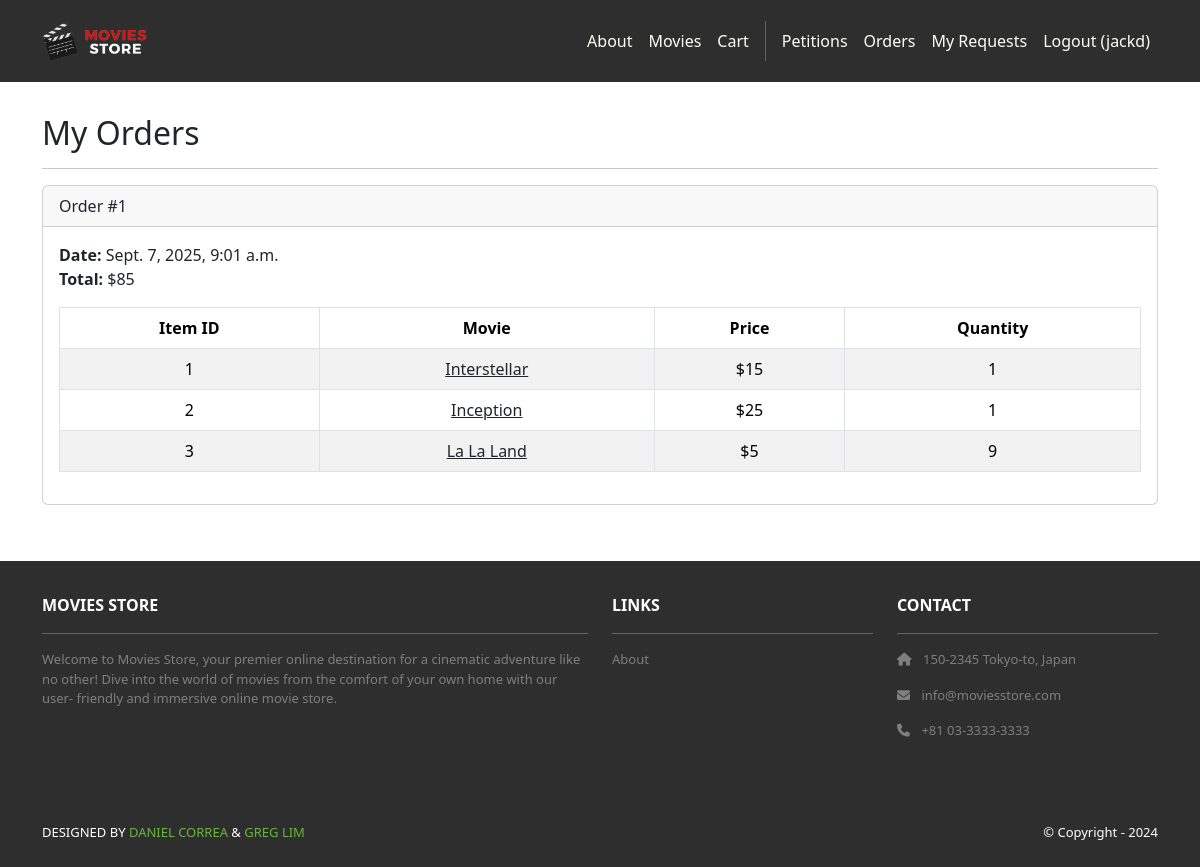
Page /accounts/orders/ (signed in) on the committed database.
### cart/models.py (models this page shows, shortened)
class Order(models.Model):
    id = models.AutoField(primary_key=True)
    total = models.IntegerField()
    date = models.DateTimeField(auto_now_add=True)
    user = models.ForeignKey(User, on_delete=models.CASCADE)

class Item(models.Model):
    id = models.AutoField(primary_key=True)
    order = models.ForeignKey(Order, on_delete=models.CASCADE)
    movie = models.ForeignKey('movies.Movie', on_delete=models.CASCADE)  # string reference avoids circular import
    price = models.IntegerField()
    quantity = models.IntegerField()
    location = models.CharField(max_length=3, choices=REGION_CHOICES)

### movies/models.py (models this page shows, shortened)
class Movie(models.Model):
    id = models.AutoField(primary_key=True)
    name = models.CharField(max_length=255)
    price = models.IntegerField()
    description = models.TextField()
    image = models.ImageField(upload_to='movie_images/')

### accounts/views.py (the view)
# urls.py: path('orders/', views.orders, name='accounts.orders'),
@login_required
def orders(request):
    template_data = {}
    template_data['title'] = 'Orders'
    template_data['orders'] = request.user.order_set.all()
    return render(request, 'accounts/orders.html',
        {'template_data': template_data})

### accounts/templates/accounts/orders.html
{% extends 'base.html' %}
{% block content %}
<div class="p-3">
  <div class="container">
    <div class="row mt-3">
      <div class="col mx-auto mb-3">
        <h2>My Orders</h2>
        <hr />
        {% for order in template_data.orders %}
        <div class="card mb-4">
          <div class="card-header">
            Order #{{ order.id }}
          </div>
          <div class="card-body">
            <b>Date:</b> {{ order.date }}<br />
            <b>Total:</b> ${{ order.total }}<br />
            <table class="table table-bordered table-striped text-center mt-3">
              <thead>
                <tr>
                  <th scope="col">Item ID</th>
                  <th scope="col">Movie</th>
                  <th scope="col">Price</th>
                  <th scope="col">Quantity</th>
                </tr>
              </thead>
              <tbody>
                {% for item in order.item_set.all %}
                <tr>
                  <td>{{ item.movie.id }}</td>
                  <td>
                    <a class="link-dark"
                      href="{% url 'movies.show' id=item.movie.id %}">
                      {{ item.movie.name }}
                    </a>
                  </td>
                  <td>${{ item.movie.price }}</td>
                  <td>{{ item.quantity }}</td>
                </tr>
                {% endfor %}
              </tbody>
            </table>
          </div>
        </div>
        {% endfor %}
      </div>
    </div>
  </div>
</div>
{% endblock content %}

### moviesstore/templates/base.html (shortened to what this page needs)
<!DOCTYPE html>
<html>
  {% load static %}
  <head>
    <link href="https://cdn.jsdelivr.net/npm/bootstrap@5.3.3/dist/css/bootstrap.min.css" rel="stylesheet">
    <link rel="stylesheet" href="{% static 'css/style.css' %}">
    <link rel="stylesheet" href="https://cdnjs.cloudflare.com/ajax/libs/font-awesome/6.1.1/css/all.min.css">
    <link rel="stylesheet" type="text/css" href="{% static 'css/style.css' %}">
  </head>
  <body>
    <nav class="p-3 navbar navbar-dark bg-dark
         navbar-expand-lg">
      <div class="container">
        <a class="navbar-brand"
           href="{% url 'home.index' %}">
          <img src="{% static 'img/logo.png' %}" alt="logo" height="40" />
        </a>
        <div class="collapse navbar-collapse" id="navbarNavAltMarkup">
          <div class="navbar-nav ms-auto navbar-ml">
            <a class="nav-link" href="{% url 'home.about' %}">About</a>
            <a class="nav-link" href="{% url 'movies.index' %}">Movies</a>
            <a class="nav-link" href="{% url 'cart.index' %}">Cart</a>
            {% if user.is_authenticated %}
            <a class="nav-link" href="{% url 'movies.view_petitions' %}">Petitions</a>
            <a class="nav-link"
              href="{% url 'accounts.orders' %}">Orders
            </a>
            <a class="nav-link" href="{% url 'movies.requests_index' %}">My Requests</a>
            <a class="nav-link" href="{% url 'accounts.logout' %}">Logout ({{ user.username }})</a>
            {% else %}
            <a class="nav-link" href="{% url 'accounts.login' %}">Login</a>
            <a class="nav-link" href="{% url 'accounts.signup' %}">Sign Up</a>
            {% endif %}
          </div>
        </div>
      </div>
    </nav>
    <div>
      {% block content %}
      {% endblock content %}
    </div>
    <section class="p-3 bg-dark ms-footer d-none d-md-block">
      <div class="container">
        <div class="row mt-3 text-white">
          <div class="col-md-6 col-lg-6 col-xl-6 mx-auto mb-4">
            <b>MOVIES STORE</b>
            <hr />
            <p>
              Welcome to Movies Store, your premier online
              destination for a cinematic adventure like no
              other! Dive into the world of movies from the
              comfort of your own home with our user-
              friendly and immersive online movie store.
            </p>
          </div>
          <div class="col-md-3 col-lg-3 col-xl-3 mx-auto mb-4">
            <b>LINKS</b>
            <hr />
            <p><a class="nav-link" href="{% url 'home.about' %}">
              About
            </a></p>
          </div>
          <div class="col-md-3 col-lg-3 col-xl-3 mx-auto mb-4">
            <b>CONTACT</b>
            <hr />
            <p><i class="fas fa-home me-2"></i>
              150-2345 Tokyo-to, Japan
            </p>
            <p><i class="fas fa-envelope me-2"></i>
              info@moviesstore.com
            </p>
            <p><i class="fas fa-phone me-2"></i>
              +81 03-3333-3333
            </p>
          </div>
        </div>
      </div>
    </section>
    <section class="p-3 ms-footer-bottom bg-dark">
      <div class="container d-flex justify-content-between">
        <div class="me-5 text-white">
          <span>DESIGNED BY
            <a href="https://www.x.com/danielgarax" target="_blank">DANIEL CORREA</a> &
            <a href="https://www.x.com/greglim81" target="_blank">GREG LIM</a>
          </span>
        </div>
        <div class="text-white">
          <span>© Copyright - 2024</span>
        </div>
      </div>
    </section>
  </body>
</html>

### moviesstore/static/css/style.css (style rules this page uses)
.navbar a.nav-link { color: #FFFEF6 !important; }
.bg-dark { background-color: #2E2E2E !important; }
.ms-footer { background-color: #202020; }
.ms-footer p { color: #7F7F7F; font-size: 13px; }
.ms-footer-bottom span { font-size: 13px; line-height: 38px; }
.ms-footer-bottom a { color: #6ab43e; text-decoration: none; }

### rows in the picture
Order: id "1", date "Sept. 7, 2025, 9:01 a.m.", total "85"
Item: movie.id "1", movie.name "Interstellar", movie.price "15", quantity "1"
Item: movie.id "2", movie.name "Inception", movie.price "25", quantity "1"
Item: movie.id "3", movie.name "La La Land", movie.price "5", quantity "9"

### other values in the picture
{{ user.username }} "jackd"
